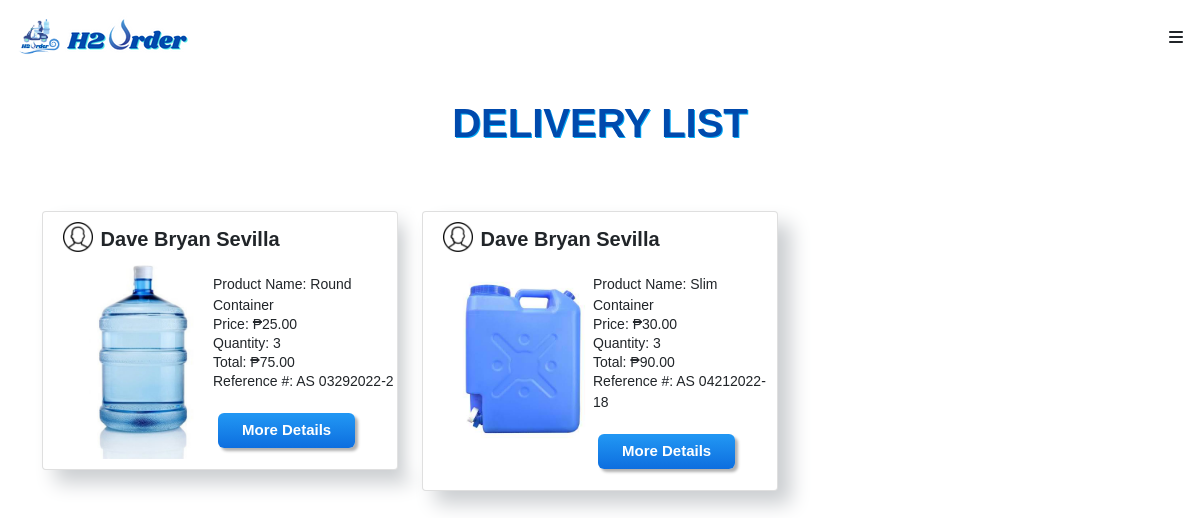
The app's page /deliveryman/home.php (signed in) with its own data.
### tables this page shows
CREATE TABLE `orderlist` (
  `order_id` int(11) NOT NULL,
  `product_id` int(11) NOT NULL,
  `customer_id` int(11) NOT NULL,
  `merchant_id` int(11) NOT NULL,
  `deliveryman_id` int(11) DEFAULT NULL,
  `status` text NOT NULL,
  `quantity` text NOT NULL,
  `total` int(11) NOT NULL,
  `type` text,
  `photo` text,
  `receipt` varchar(255) NOT NULL,
  `receipt_status` varchar(255) NOT NULL,
  `date` timestamp NOT NULL DEFAULT CURRENT_TIMESTAMP
);

CREATE TABLE `customer` (
  `customer_id` int(11) NOT NULL,
  `username` varchar(255) NOT NULL,
  `password` varchar(255) NOT NULL,
  `firstname` varchar(255) NOT NULL,
  `lastname` varchar(255) NOT NULL,
  `address` varchar(255) NOT NULL,
  `barangay` varchar(255) NOT NULL,
  `email` varchar(255) NOT NULL,
  `contact_number` varchar(255) NOT NULL,
  `c_latitude` varchar(255) NOT NULL,
  `c_longitude` varchar(255) NOT NULL
);

CREATE TABLE `product` (
  `product_id` int(11) NOT NULL,
  `merchant_id` int(11) NOT NULL,
  `product_name` varchar(255) NOT NULL,
  `product_type` varchar(255) NOT NULL,
  `volume` varchar(255) NOT NULL,
  `price` int(11) NOT NULL,
  `image` varchar(255) NOT NULL,
  `description` varchar(255) NOT NULL
);

### deliveryman/home.php (the view, shortened to what this page needs)
<?php
require '../connection.php';
?>
<!DOCTYPE html>
<html>
    <head>
        <link href="https://cdn.jsdelivr.net/npm/bootstrap@5.0.2/dist/css/bootstrap.min.css" rel="stylesheet">
        <link rel="stylesheet" href="../main.css">
    </head>
    <body style="background-color: white"  >
      <?php include 'navbar.php' ?>
      <center>
       <p class="text-center h1 fw-bold mb-3 mx-1 mx-md-4 mt-4"
      style="color:#004aad;text-shadow: 1px 1px #03a9f4;">DELIVERY LIST
      </p>
<section >
  <div class="container py-5">
    <div class="row">
 <?php
 $delquery = $conn->query("SELECT product.product_id,product.image,product.product_name,product.product_type,
  product.price, product.merchant_id, orderlist.order_id, orderlist.quantity, orderlist.total ,orderlist.status, orderlist.type,
  orderlist.date, customer.firstname, customer.lastname, customer.customer_id, deliveryman.name, deliveryman.deliveryman_id as delname FROM orderlist
  RIGHT JOIN product ON orderlist.product_id = product.product_id
  RIGHT JOIN customer ON orderlist.customer_id = customer.customer_id
  RIGHT JOIN deliveryman ON orderlist.deliveryman_id = deliveryman.deliveryman_id
  WHERE orderlist.status = 'dispatched' && orderlist.deliveryman_id = '".$_SESSION['deliveryman_id']."'
  ") or die(mysqli_error());
  while($fetch = $delquery->fetch_array()){
?>
      <div class="col-md-12 col-lg-4 mb-4 mb-lg-0">
        <div class="card">
           <div class="d-flex flex-row comment-user">
              <img class="rounded" src = "../img/user.png" width="30" height="30" style="margin-left:20px; margin-top: 10px">
                <h5 style="font-weight: 550;margin-top: 15px; margin-left:2px" >
                   &nbsp<?php echo $fetch['firstname']?> <?php echo $fetch['lastname']?>
               </h5>
            </div>
          <img src = "../photo/<?php echo $fetch['image']?>" style="width: 200px;height: 200px; margin-bottom: 5px;" />
             <div>
                <table>
                  <tr>
                  <td valign="top" style="padding-left:20px;">
                    <div style=" margin-top:-200px; margin-left: 150px;">
                      <p style="font-size:14px;margin-top:10px;">Product Name: <?php echo $fetch['product_name']?><p>
                      <p style="font-size:14px;margin-top:-18px;">Price:  &#8369;<?php echo $fetch['price']?>.00<p>
                      <p style="font-size:14px;margin-top:-18px;">Quantity: <?php echo $fetch['quantity']?><p>
                     <p style="font-size:14px;margin-top:-18px;">Total:  &#8369;<?php echo $fetch['quantity']* $fetch['price']?>.00<p>
                      <p style="font-size:14px;margin-top:-18px;">Reference #: AS <?php echo date("mdY-", strtotime($fetch['date']))?><?php echo $fetch['order_id']?> <p>
                     <a onclick="window.location='delivery_details.php?order_id=<?php echo $fetch['order_id']?>'" class="myButton" style="color:#fff;margin:5px;">More Details</a>
                    </div>
                 </td>
                </tr>
              </table>
          </div>
        </div><br>
      </div>
<?php
    }
  ?>
        </div>
      </div>
</section>
    </body>
</html>
    </body>
</html>

### main.css (style rules this page uses)
:root { --bs-blue: #0d6efd; --bs-indigo: #6610f2; --bs-purple: #6f42c1; --bs-pink: #d63384; --bs-red: #dc3545; --bs-orange: #fd7e14; --bs-yellow: #ffc107; --bs-green: #198754; --bs-teal: #20c997; --bs-cyan: #0dcaf0; --bs-white: #fff; --bs-gray: #6c757d; --bs-gray-dark: #343a40; --bs-primary: #0d6efd; --bs-secondary: #6c757d; --bs-success: #198754; --bs-info: #0dcaf0; --bs-warning: #ffc107; --bs-danger: #dc3545; --bs-light: #f8f9fa; --bs-dark: #212529; --bs-font-sans-serif: system-ui, -apple-system, "Segoe UI", Roboto, "Helvetica Neue", Arial, "Noto Sans", "Liberation Sans", sans-serif, "Apple Color Emoji", "Segoe UI Emoji", "Segoe UI Symbol", "Noto Color Emoji"; --bs-font-monospace: SFMono-Regular, Menlo, Monaco, Consolas, "Liberation Mono", "Courier New", monospace; --bs-gradient: linear-gradient( 180deg, rgba(255, 255, 255, 0.15), rgba(255, 255, 255, 0) ); }
* { margin: 0; padding: 0; box-sizing: border-box; font-family: "Poppins", sans-serif; }
body { background: #ecf0f3; }

### deliveryman/navbar.php (style rules this page uses)
:root { --transition: all 0.7s ease; --yellow: #f9d342; --dark: #292826; }
* { box-sizing: border-box; padding: 0; margin: 0; font-family: "Poppins", sans-serif; }
html { scroll-behavior: smooth; }

### deliveryman/home.php (style rules this page uses)
.card { box-shadow: 13px 13px 20px #cbced1, -13px -13px 20px #fff; }
.myButton { box-shadow:inset 0px 1px 0px 0px #fff6af; background:linear-gradient(to bottom, #2196F3 5%, #0d6edf 100%); border-radius:6px; display:inline-block; cursor:pointer; color:#fff; font-family:Arial; font-size:15px; font-weight:bold; padding:6px 24px; text-decoration:none; border-color: #0d6edf; box-shadow: 3px 3px 3px #b1b1b1, -3px -3px 3px #fff; }

### records on screen
orderlist: customer.firstname "Dave Bryan", customer.lastname "Sevilla", product.image (picture), product.product_name "Round Container", product.price "25", quantity "3", $fetch['quantity']*$fetch['price'] "75", date "03292022-", order_id "2"
orderlist: customer.firstname "Dave Bryan", customer.lastname "Sevilla", product.image (picture), product.product_name "Slim Container", product.price "30", quantity "3", $fetch['quantity']*$fetch['price'] "90", date "04212022-", order_id "18"
